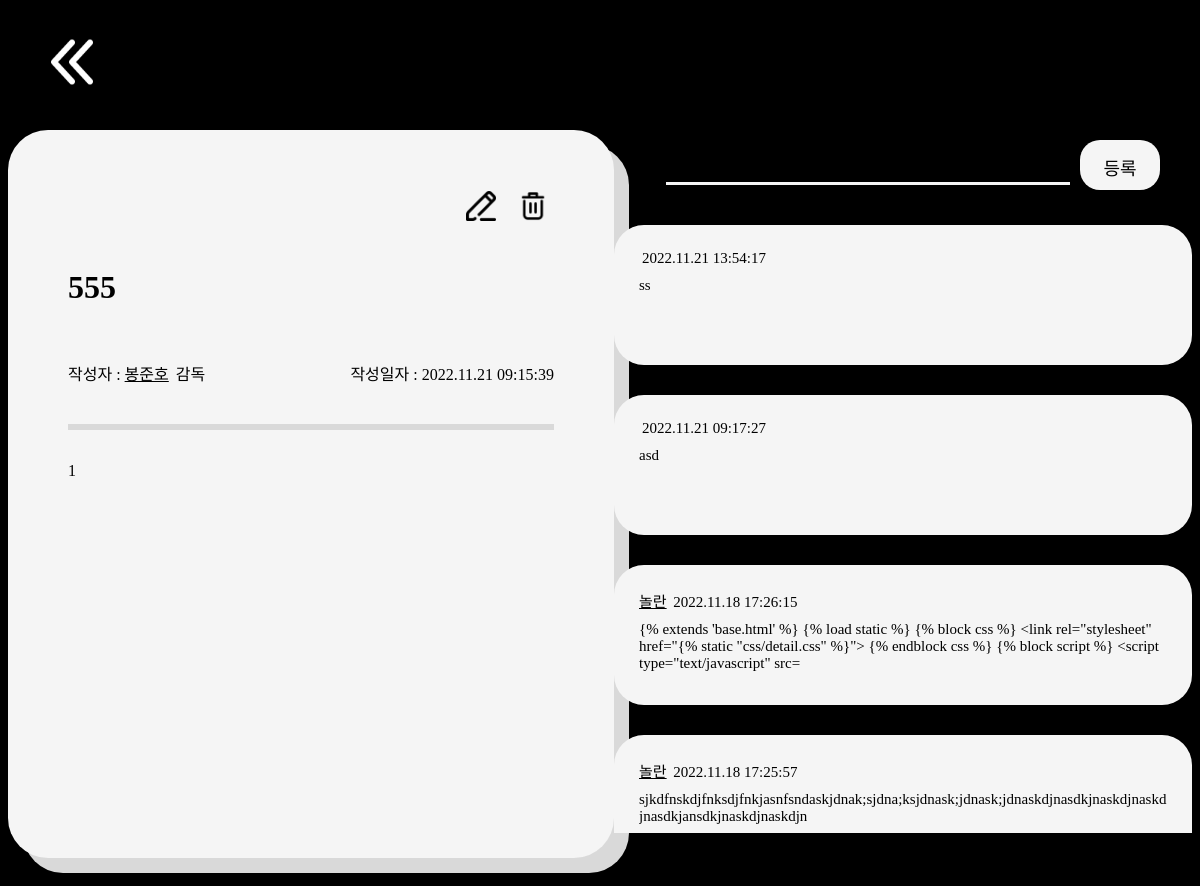
The app's page /behinds/8/detail/ (signed in) with its own data.
### behinds/models.py (models this page shows)
class Behind(models.Model):
    user = models.ForeignKey(settings.AUTH_USER_MODEL, on_delete=models.CASCADE)
    title = models.CharField(max_length=50)
    content = models.TextField()
    created_at = models.DateTimeField(auto_now_add=True)
    updated_at = models.DateTimeField(auto_now=True)
    like_user = models.ManyToManyField(settings.AUTH_USER_MODEL, related_name='like_behinds')

class Comment(models.Model):
    user_comment = models.ForeignKey(settings.AUTH_USER_MODEL, on_delete=models.CASCADE)
    content = models.CharField(max_length=200)
    created_at = models.DateTimeField(auto_now_add=True)
    updated_at = models.DateTimeField(auto_now=True)
    behind = models.ForeignKey(Behind, on_delete=models.CASCADE)

### accounts/models.py (models this page shows)
class User(AbstractUser):
    followings = models.ManyToManyField('self', symmetrical=False, related_name='followers', blank=True)
    nickname = models.CharField(max_length=20)
    behind_auth = models.BooleanField(default=False)
    profile_image = models.ImageField(upload_to="image", blank=True)

### behinds/views.py (the view)
# urls.py: path('<int:behind_pk>/detail/', views.detail, name="detail"),
def detail(request, behind_pk):
    if request.user.is_authenticated:
        behind = Behind.objects.get(pk=behind_pk)
        form = CommentForm()
        comments = behind.comment_set.all().order_by('-pk')
        context = {
            'behind': behind,
            'form': form,
            'comments': comments
        }
        return render(request, 'behinds/detail.html', context)
    else:
        return redirect('http://127.0.0.1:8000/')

### behinds/forms.py
class CommentForm(forms.ModelForm):
    content = forms.CharField(
        max_length=200,
        required = True,
        widget=forms.TextInput(attrs={'class': 'form-control'}),
    )
    class Meta:
        model = Comment
        fields = [
        'content',
        ]

### behinds/templates/behinds/detail.html (shortened to what this page needs)
{% extends 'base.html' %}
{% load static %}
{% block css %}
  <link rel="stylesheet" href="{% static "css/detail.css" %}">
{% endblock css %}
{% block content %}
  <a href="{% url 'behinds:index' %}"><img src="{% static "images/back.png" %}" alt="" class="back"></a>
  <div class="detail">
    <div class="detail-box">
      <div class="btn">
        <form action="{% url 'behinds:update' behind.pk %}" method="POST">
          <button type="subimt" class="margin-btn"><img src="{% static "images/pencil.png" %}" alt="" class="img"></button>
        </form>
        <form action="{% url 'behinds:delete' behind.pk %}" method="POST">
          <button type="submit"><img src="{% static "images/delete.png" %}" alt="" class="img"></button>
        </form>
      </div>
      <h1>{{ behind.title }}</h1>
      <div class="info">
        <p>작성자 : <a href="{% url 'mypage:index' behind.user.pk %}" class="nickname">{{ behind.user.username }}</a> 감독</p>
        <p>작성일자 : {{ behind.updated_at | date:"Y.m.d H:i:s" }}</p>
      </div>
      <hr>
      <p>{{ behind.content }}</p>
    </div>
    <div>
      <form action="{% url 'behinds:comment_create' behind.pk %}"  method="POST" class="form">
        {{ form.content }}
        <button type="submit" class="comment-btn">등록</button>
      </form>
      <div class="comments">
        {% for comment in comments %}
          <div class="comment-box">
            <a href="{% url 'mypage:index' comment.user_comment.pk %}" class="nickname">{{ comment.user_comment.nickname }}</a>
            {{ comment.updated_at | date:"Y.m.d H:i:s" }}
            <div class="comment-scroll">
              <span style="word-wrap: break-word;" id="comment-{{ comment.pk }}">{{ comment.content }}</span>
            </div>
          </div>
        {% endfor %}
      </div>
    </div>
  </div>
{% endblock content %}

### behinds/static/css/detail.css (style rules this page uses)
body { background-color: black; height: 50rem; min-width: 620px; font-family: detail; }
.detail { display: flex; justify-content: space-evenly; align-items: flex-start; height: 38rem; }
.detail-box { width: 40rem; height: 38rem; background-color: #f5f5f5; border-radius: 40px; padding: 60px; margin-top: 10px; line-height: 50px; box-shadow: 15px 15px #d9d9d9; overflow-y: scroll; }
.btn { display: flex; justify-content: flex-end; }
button { border: none; background-color: #f5f5f5; cursor: pointer; margin-bottom: 15px; }
.img { width: 30px; height: 30px; }
.info { display: flex; justify-content: space-between; }
hr { border: 3px solid #D9D9D9; background-color: #D9D9D9; }
.margin-btn { margin-right: 10px; }
#id_content { width: 25rem; margin-bottom: 40px; margin-left: 20px; border-top: none; border-left: none; border-right: none; border-bottom: 3px solid #f5f5f5; background: black; caret-color: #f5f5f5; color: white; font-size: 25px; font-family: detail; }
.comments { display: flex; flex-direction: column; overflow-y: scroll; height: 38rem; }
.comment-box { width: 33rem; height: 65px; background-color: #f5f5f5; border-radius: 30px; margin-bottom: 30px; padding-top: 25px; padding-left: 25px; padding-right: 25px; padding-bottom: 50px; font-size: 15px; }
.comment-btn { width: 5rem; height: 50px; margin-left: 10px; padding-top: 5px; border-radius: 20px; font-family: detail; font-size: large; cursor: pointer; }
.back { width: 3rem; height: 3rem; margin-top: 30px; margin-left: 40px; margin-bottom: 30px; }
.form { display: flex; justify-content: center; align-items: baseline; margin-top: 20px; }
.comment-scroll { width: 100%; height: 100%; margin-bottom: 20px; padding-top: 10px; padding-bottom: 10px; word-wrap: break-word; overflow-y: scroll; }
.nickname { margin-right: 3px; color: black; }

### records on screen
Behind: title "555", user.username "봉준호", updated_at "2022.11.21 09:15:39", content "1"
Comment: updated_at "2022.11.21 13:54:17", content "ss"
Comment: updated_at "2022.11.21 09:17:27", content "asd"
Comment: user_comment.nickname "놀란", updated_at "2022.11.18 17:26:15", content "{% extends 'base.html' %} {% load static %} {% block css %} <link rel=\"stylesheet\" href=\"{% static \"css/detail.css\" %}\"> {% endblock css %} {% block script %} <script type=\"text/javascript\" src="
Comment: user_comment.nickname "놀란", updated_at "2022.11.18 17:25:57", content "sjkdfnskdjfnksdjfnkjasnfsndaskjdnak;sjdna;ksjdnask;jdnask;jdnaskdjnasdkjnaskdjnaskdjnasdkjansdkjnaskdjnaskdjn"
